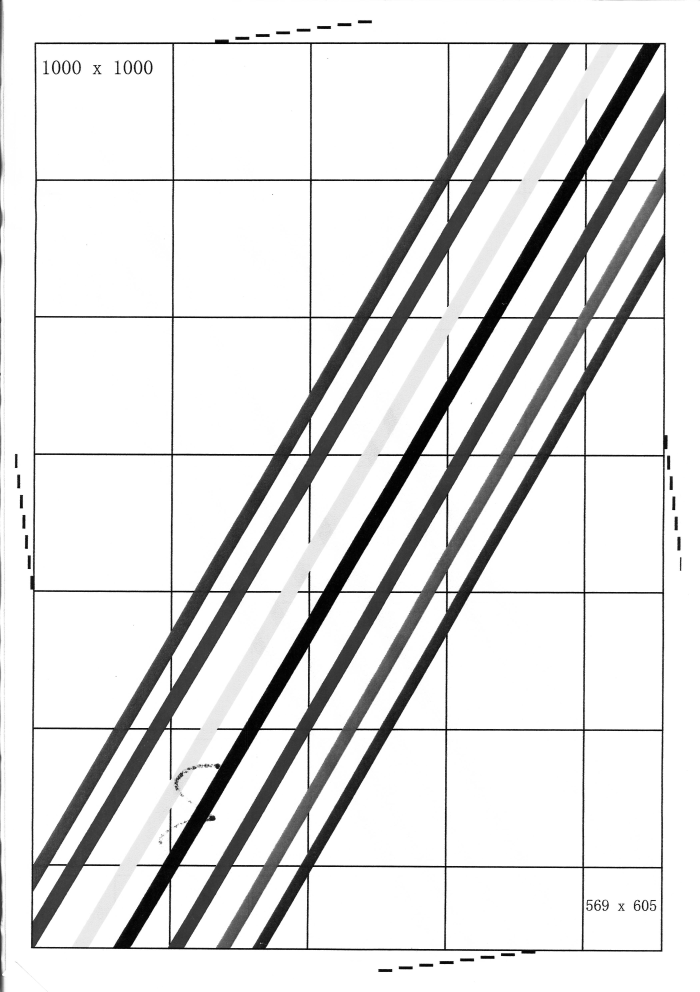
#> input picture image_t0000000019_n1.jpg, 3496 x 4960 px (shown at 1/5 size)
$ python universal_measure.py image_t0000000019_n1.jpg
#> lines starting #> are read from the running program, lines starting #| are printed output that depends on the picture; after the words box and inside, x2 and y2 are one past the last pixel; in counts of white or black regions, pixels touching at a corner belong together
### core/line_detector.py
# -*- coding: utf-8 -*-
"""
C扩展接口模块 - Python绑定
"""

import ctypes
import numpy as np
import os

class LineDetector:
    """C语言线条检测器的Python封装"""

    _instance = None

    def __new__(cls):
        if cls._instance is None:
            cls._instance = super().__new__(cls)
            cls._instance._initialized = False
        return cls._instance

    def __init__(self):
        if self._initialized:
            return

        self._initialized = True
        self._lib = None
        self._load_library()

    def _load_library(self):
        """加载C DLL"""
        dll_paths = [
            os.path.join(os.path.dirname(__file__), 'distance', 'line_detector.dll'),
            os.path.join(os.path.dirname(__file__), '..', 'core', 'distance', 'line_detector.dll'),
            r"d:\work\AI\AI Use\jpeg analyzer\core\distance\line_detector.dll",
        ]

        for dll_path in dll_paths:
            if os.path.exists(dll_path):
                try:
                    self._lib = ctypes.CDLL(dll_path)
                    self._setup_functions()
                    return
                except Exception as e:
                    print(f"Failed to load {dll_path}: {e}")

        raise RuntimeError("Failed to load line_detector.dll")

    # [79 lines left out: functions _setup_functions, detect_lines, pixels_to_mm, not called in this run]


_line_detector = None

def get_line_detector():
    """获取线条检测器单例"""
    global _line_detector
    if _line_detector is None:
        _line_detector = LineDetector()
    return _line_detector


def detect_lines(gray_array, edge_margin=15):
    """便捷函数：检测线条位置

    Args:
        gray_array: numpy灰度图像数组
        edge_margin: 边缘忽略距离

    Returns:
        tuple: (vertical_px, horizontal_px)
    """
    detector = get_line_detector()
    return detector.detect_lines(gray_array, edge_margin)


# [4 lines left out: function pixels_to_mm, not called in this run]

### universal_measure.py
# -*- coding: utf-8 -*-
"""
JPEG黑线检测工具 - 优化版 (C语言核心)
"""

import cv2
import numpy as np
from PIL import Image
from PIL.ExifTags import TAGS
import os
import datetime

try:
    from core.line_detector import detect_lines as c_detect_lines, pixels_to_mm as c_pixels_to_mm
    C_EXTENSION_AVAILABLE = True
except ImportError:
    C_EXTENSION_AVAILABLE = False


class UniversalMeasureTool:
    """JPEG黑线检测工具"""

    def __init__(self):
        self.image = None
        self.gray = None
        self.dpi = 600
        self.filename = ""

        self.horizontal_mm = 0.0
        self.vertical_mm = 0.0
        self.horizontal_px = 0
        self.vertical_px = 0

        self.status = "FAIL"
        self.error_message = ""

        self.debug_info = {}

    def load_image(self, filepath):
        """加载图像"""
#> called with filepath = 'image_t0000000019_n1.jpg'
        if not os.path.exists(filepath):
            self.status = "FAIL"
            self.error_message = "文件不存在"
            return False

        self.filename = os.path.basename(filepath)

        try:
            self.image = cv2.imread(filepath)
#> self.image is the input picture: shape (4960, 3496, 3); min 0, max 255, mean 225.7
            if self.image is None:
                self.status = "FAIL"
                self.error_message = "不支持的格式"
                return False

            self.gray = cv2.cvtColor(self.image, cv2.COLOR_BGR2GRAY)

        except:
            self.status = "FAIL"
            self.error_message = "文件损坏"
            return False

        self.dpi = self._get_dpi(filepath)

        return True

    def _get_dpi(self, filepath):
        """获取 DPI"""
        try:
            img = Image.open(filepath)
            exif = img._getexif()
            if exif:
                for t, v in exif.items():
                    tag = TAGS.get(t, t)
                    if tag in ['XResolution', 'YResolution']:
                        if isinstance(v, tuple):
                            dpi = int(v[0]) if v[1] == 1 else int(v[0] / v[1])
                            if 72 <= dpi <= 1200:
                                return dpi
                        elif isinstance(v, (int, float)):
                            dpi = int(v)
                            if 72 <= dpi <= 1200:
                                return dpi
        except:
            pass

        return 600

    def find_lines(self):
        """查找线条位置 - 使用C语言实现"""
        if C_EXTENSION_AVAILABLE:
            return self._find_lines_c()
        else:
            return self._find_lines_python()

    def _find_lines_c(self):
        """使用C扩展查找线条"""
        try:
            edge_margin = 15
            vertical_px, horizontal_px = c_detect_lines(self.gray, edge_margin)

            if vertical_px is not None and horizontal_px is not None:
                self.vertical_px = vertical_px
                self.horizontal_px = horizontal_px

                self.horizontal_mm = round(horizontal_px * 25.4 / self.dpi, 2)
                self.vertical_mm = round(vertical_px * 25.4 / self.dpi, 2)

                if vertical_px < edge_margin * 2:
                    return self._find_lines_python()

                self.debug_info['method'] = 'c_extension'
                return True
        except Exception as e:
            self.debug_info['c_error'] = str(e)

        return self._find_lines_python()

    def _find_lines_python(self):
        """Python实现的后备算法"""
        h, w = self.gray.shape
#> h = 4960; w = 3496

        blurred = cv2.GaussianBlur(self.gray, (3, 3), 0)
        edges = cv2.Canny(blurred, 50, 150)
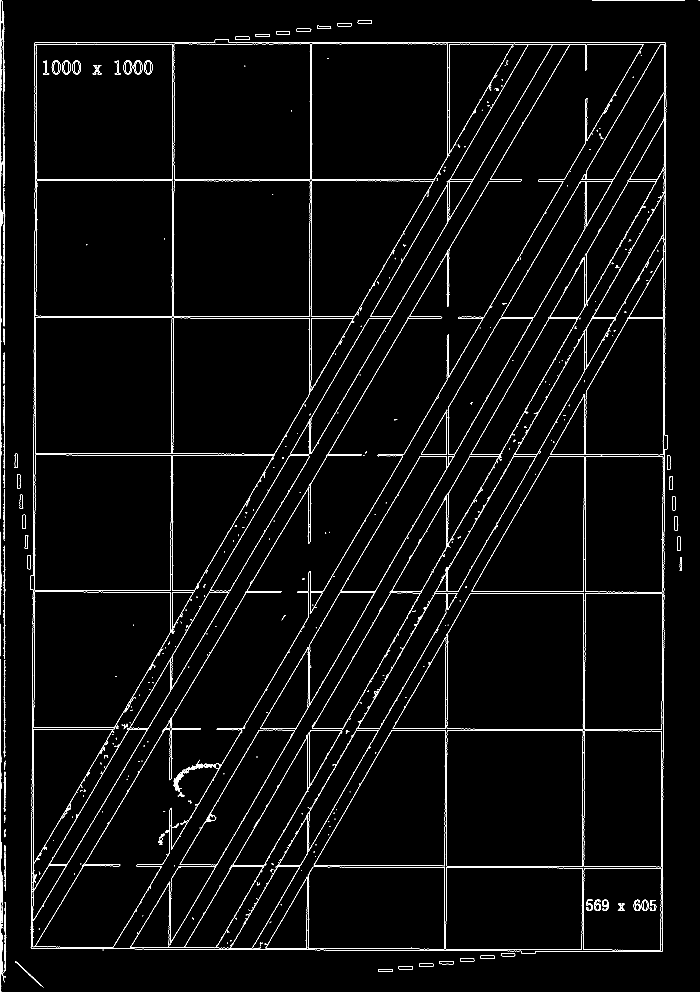
#> edges: shape (4960, 3496) (shown at 1/5 size); 1.2% white in thin lines or dots

        v_proj = np.sum(edges, axis=0)
#> v_proj = 3496 values, max 562530 at index 1, min 0 at index 31, mean 15461.4
        h_proj = np.sum(edges, axis=1)
#> h_proj = 4960 values, max 459000 at index 212, min 510 at index 4937, mean 10897.8

        edge_margin = 15
        min_valid_peak = 50

        def find_first_peak(proj, min_pos):
#> called with proj = array of shape (3496,), min_pos = 50
            max_val = np.max(proj)
#> max_val = 562530
            if max_val == 0:
                return None

            threshold = max_val * 0.10
#> threshold = 56253
            for i in range(min_pos, len(proj) - 2):
                if proj[i] > threshold:
                    if (proj[i] >= proj[i-1] and proj[i] >= proj[i-2] and
                        proj[i] >= proj[i+1] and proj[i] >= proj[i+2]):
                        return i
#> this loop made 111 passes
            return None

        x_line = find_first_peak(v_proj, min_valid_peak)
#> x_line = 160
        y_line = find_first_peak(h_proj, min_valid_peak)
#> y_line = 212

        if x_line is None or y_line is None:
            row_means = np.mean(blurred, axis=1)
            col_means = np.mean(blurred, axis=0)

            bg_row = np.mean(row_means[-50:])
            bg_col = np.mean(col_means[-50:])

            dark_rows = np.where(row_means < bg_row * 0.85)[0]
            dark_cols = np.where(col_means < bg_col * 0.85)[0]

            if x_line is None:
                valid_cols = dark_cols[dark_cols > edge_margin]
                if len(valid_cols) > 0:
                    x_line = int(valid_cols[0])

            if y_line is None:
                valid_rows = dark_rows[dark_rows > edge_margin]
                if len(valid_rows) > 0:
                    y_line = int(valid_rows[0])

        if x_line is not None and y_line is not None:
            self.vertical_px = x_line
#> self.vertical_px = 160
            self.horizontal_px = y_line
#> self.horizontal_px = 212

            self.horizontal_mm = round(y_line * 25.4 / self.dpi, 2)
#> self.horizontal_mm = 8.97
            self.vertical_mm = round(x_line * 25.4 / self.dpi, 2)
#> self.vertical_mm = 6.77

            self.debug_info['method'] = 'python_fallback'
            return True

        return False

    def analyze(self):
        """分析图像"""
        if self.gray is None:
            return False

        if self.find_lines():
            self.status = "SUCCESS"
            return True

        self.error_message = "未检测到线条"
        return False

    def generate_report(self):
        """生成报告"""
        t = datetime.datetime.now().strftime("%Y-%m-%d %H:%M:%S")

        r = []
        r.append("=" * 60)
        r.append("线条检测报告")
        r.append("=" * 60)
        r.append(f"\n文件: {self.filename}")
        r.append(f"图像尺寸: {self.gray.shape[1]} × {self.gray.shape[0]} 像素")
        r.append(f"DPI: {self.dpi}")
        r.append(f"检测方法: {self.debug_info.get('method', 'N/A')}")
        r.append(f"C扩展: {'已加载' if C_EXTENSION_AVAILABLE else '未加载'}")

        if self.status == "SUCCESS":
            r.append("\n" + "-" * 60)
            r.append("测量结果")
            r.append("-" * 60)

            r.append("""
┌─────────────────────────────────────────────────────────────────┐
│                      距离测量示意图                             │
├─────────────────────────────────────────────────────────────────┤
│                                                                 │
│     ↑ 上边缘 (Y=0)                                             │
│     │                                                            │
│  d1 │    ┌────────────────────────────────────────┐          │
│     │    │                                        │          │
│     │    │                                        │          │
│     │    ├────────────────────────────────────────┤          │
│     │    │ ← 水平线 (Y={})                           │
│     │    │                                        │          │
│     │    └────────────────────────────────────────┘          │
│     │                                                            │
│     │← d2 →│                                                    │
│     │       │                                                    │
│ 左边缘 → ───┼────────────────────────────────────────          │
│  (X=0)  │    │ ← 垂直线 (X={})                             │
│         └────┴────────────────────────────────────────          │
│                                                                 │
└─────────────────────────────────────────────────────────────────┘
""".format(self.horizontal_px, self.vertical_px))

            r.append(f"\n【水平距离 d1】")
            r.append(f"  起点: 上边缘 (Y=0)")
            r.append(f"  终点: 水平线 (Y={self.horizontal_px} px)")
            r.append(f"  距离: {self.horizontal_mm} mm")

            r.append(f"\n【垂直距离 d2】")
            r.append(f"  起点: 左边缘 (X=0)")
            r.append(f"  终点: 垂直线 (X={self.vertical_px} px)")
            r.append(f"  距离: {self.vertical_mm} mm")

            r.append("\n" + "-" * 60)
            r.append("计算")
            r.append("-" * 60)
            r.append(f"  公式: mm = 像素 × 25.4 ÷ DPI")
            r.append(f"  水平: {self.horizontal_px} × 25.4 ÷ {self.dpi} = {self.horizontal_mm} mm")
            r.append(f"  垂直: {self.vertical_px} × 25.4 ÷ {self.dpi} = {self.vertical_mm} mm")

            r.append("\n" + "-" * 60)
            r.append("注意事项")
            r.append("-" * 60)
            r.append(f"  - 测量的是从图像边缘到第一条可见线条的距离")
            r.append(f"  - DPI = {self.dpi}")
        else:
            r.append(f"\n错误: {self.error_message}")

        r.append("\n" + "=" * 60)

        return "\n".join(r)

    def process(self, filepath):
        """处理文件

        Args:
            filepath: 图像路径
        """
        if not self.load_image(filepath):
            return self.generate_report()

        self.analyze()
        return self.generate_report()


def main():
    import sys

    if len(sys.argv) < 2:
        print("Usage: python universal_measure.py <image_file>")
        return

    test_file = sys.argv[1]

    tool = UniversalMeasureTool()
    print(tool.process(test_file))


if __name__ == "__main__":
    main()

$ run again, on 2026-03-11_177_visualization.jpg
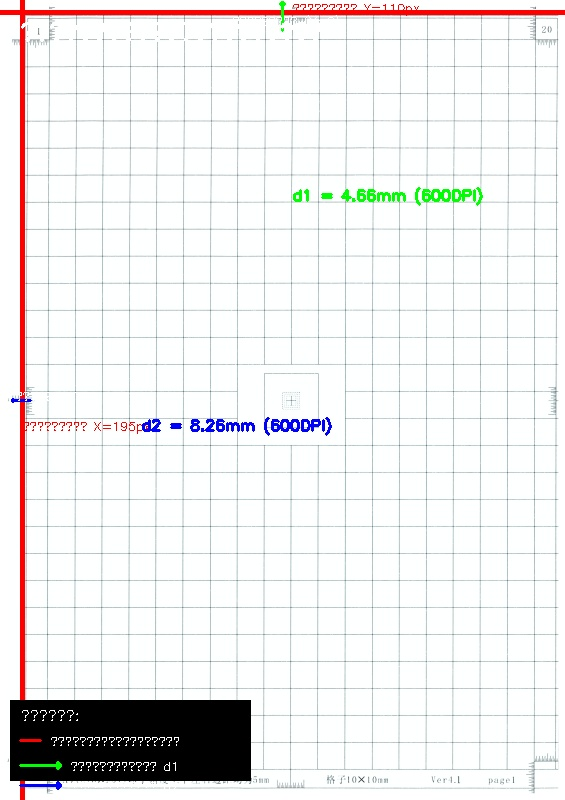
#> input picture 2026-03-11_177_visualization.jpg, 565 x 800 px
#> in load_image, self.image is the input picture: shape (800, 565, 3); mean B, G, R 235.3, 235.4, 236.2
#> in load_image, `self.gray = cv2.cvtColor(self.image, cv2.COLOR_BGR2GRAY)`:
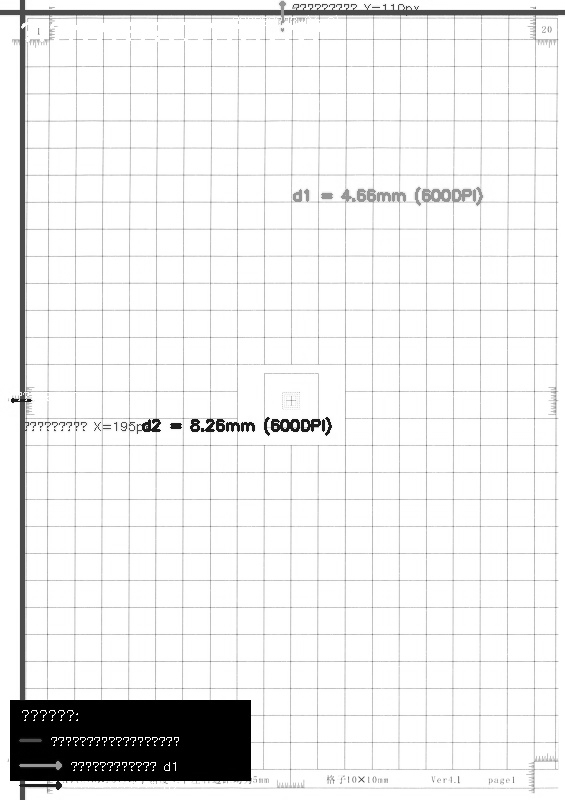
#> self.gray: shape (800, 565); min 0, max 255, mean 235.8
#> in _find_lines_python, `edges = cv2.Canny(blurred, 50, 150)`:
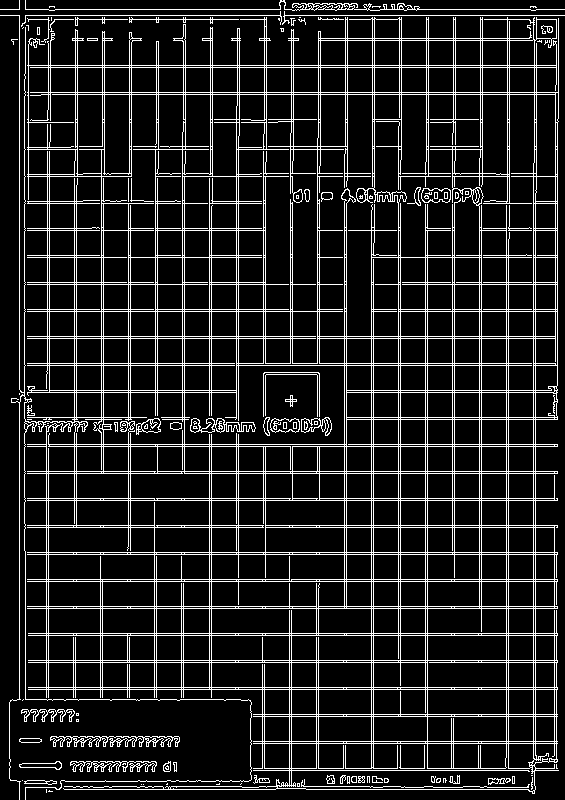
#> edges: shape (800, 565); 12.9% white in thin lines or dots
#> v_proj = 565 values, max 181050 at index 19, min 510 at index 0, mean 26230.2
#> h_proj = 800 values, max 142035 at index 15, min 510 at index 11, mean 18525.1
#> max_val = 181050
#> threshold = 18105
#> the loop in find_first_peak, `for i in range(min_pos, len(proj) - 2):` made 11 passes
#> x_line = 60
#> the loop in find_first_peak, `for i in range(min_pos, len(proj) - 2):` made 16 passes
#> y_line = 65
#> self.vertical_px = 60
#> self.horizontal_px = 65
#> self.horizontal_mm = 2.75
#> self.vertical_mm = 2.54

$ run again, on test_roi.jpg
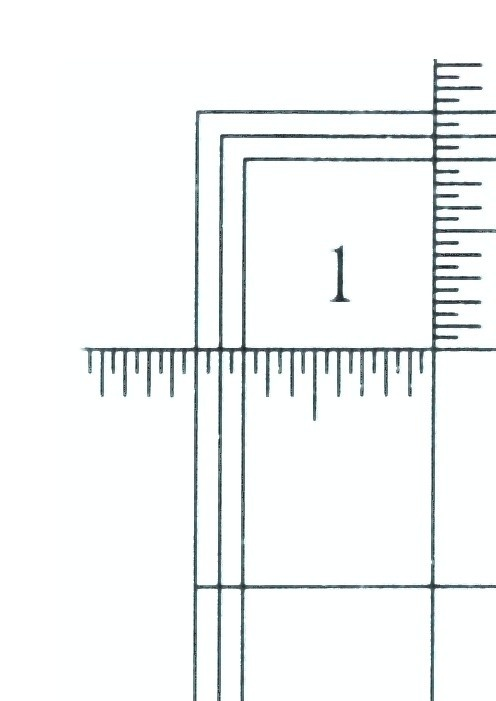
#> input picture test_roi.jpg, 496 x 701 px
#> in load_image, self.image is the input picture: shape (701, 496, 3); mean B, G, R 245.7, 245.6, 243.5
#> in _find_lines_python, `blurred = cv2.GaussianBlur(self.gray, (3, 3), 0)`:
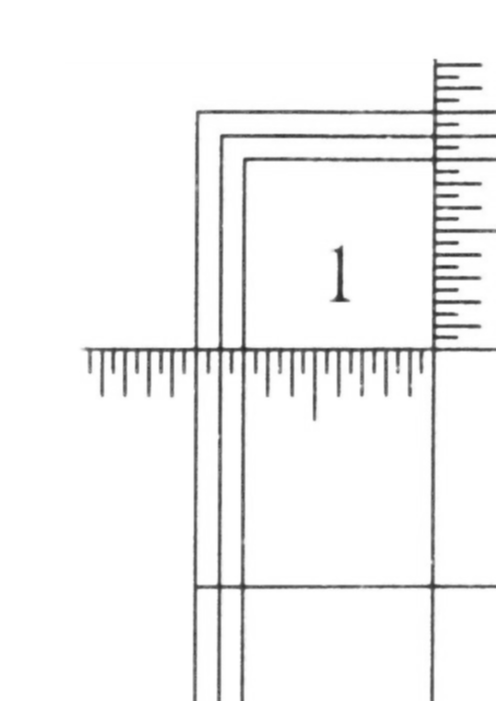
#> blurred: shape (701, 496); min 38, max 255, mean 245.2
#> in _find_lines_python, `edges = cv2.Canny(blurred, 50, 150)`:
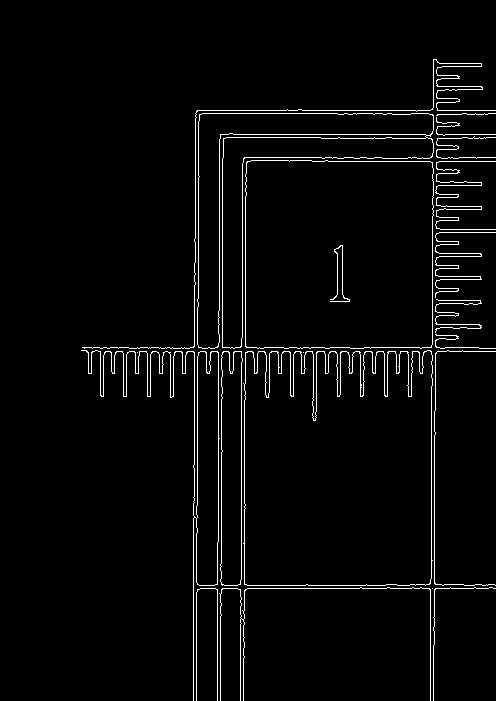
#> edges: shape (701, 496); 3.1% white in thin lines or dots, all inside (x1, y1, x2, y2) = (81, 59, 496, 701)
#> v_proj = 496 values, max 63240 at index 241, min 0 at index 0, mean 5523.6
#> h_proj = 701 values, max 73185 at index 110, min 0 at index 0, mean 3908.3
#> max_val = 63240
#> threshold = 6324
#> the loop in find_first_peak, `for i in range(min_pos, len(proj) - 2):` made 51 passes
#> x_line = 100
#> the loop in find_first_peak, `for i in range(min_pos, len(proj) - 2):` made 14 passes
#> y_line = 63
#> self.vertical_px = 100
#> self.horizontal_px = 63
#> self.horizontal_mm = 2.67
#> self.vertical_mm = 4.23
